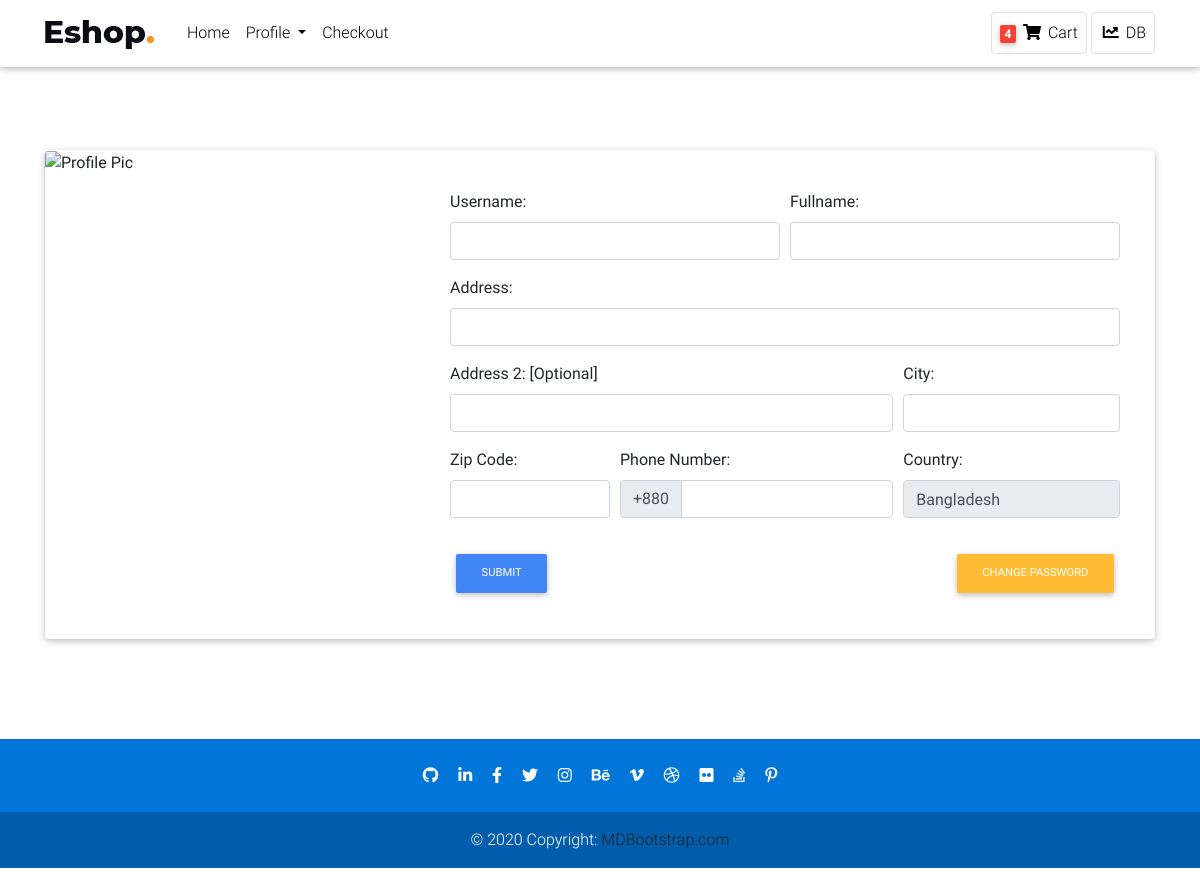
/account/profile/ (signed in), run on an earlier commit of the app's database.
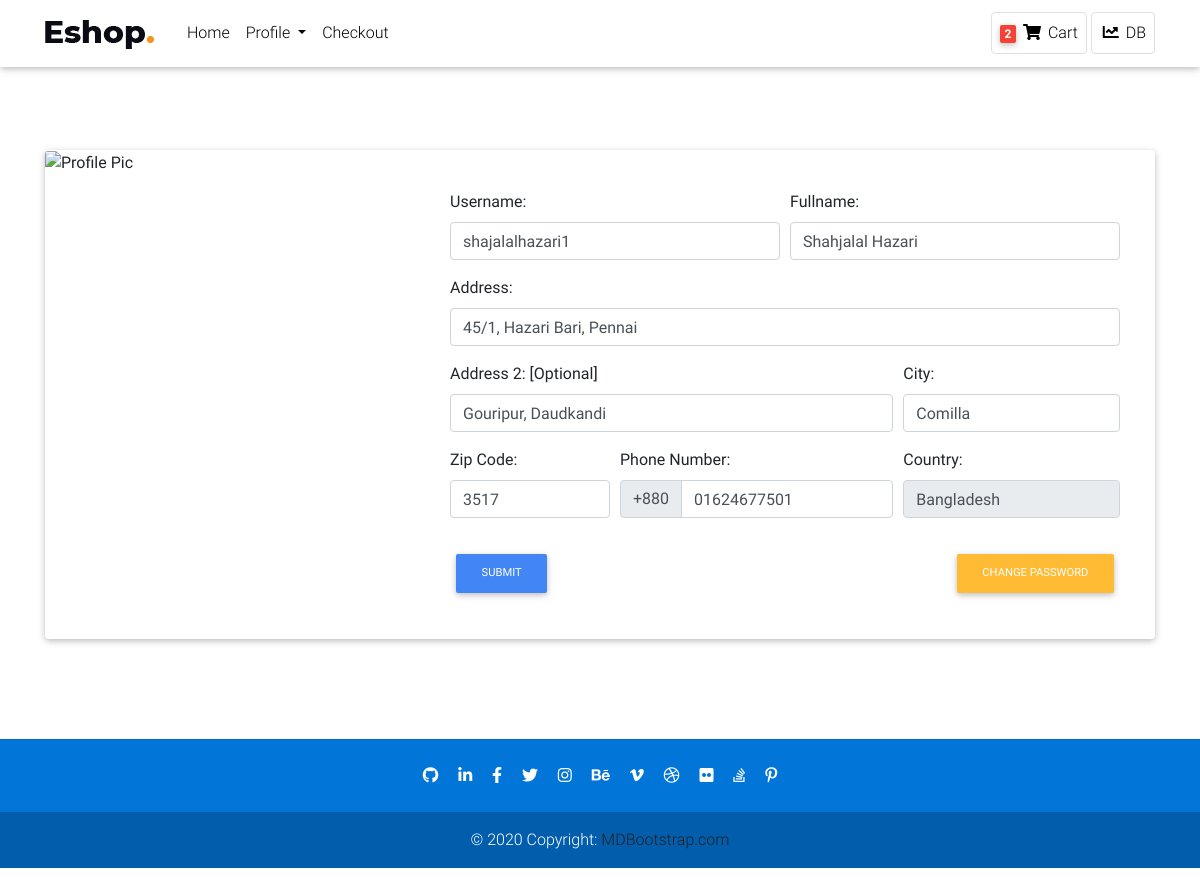
And on a later commit of the database.
### Account/models.py (models this page shows, shortened)
class User(AbstractBaseUser, PermissionsMixin):
    email = models.EmailField(unique=True, null=False)
    is_staff = models.BooleanField(
        _('Staff Status'),
        default=False,
        help_text=_("Degisnates whether the user can log in this site")
    )
    is_active = models.BooleanField(
        _("Active"),
        default=True,
        help_text=_("Deginates whether this user should be treated as active. Unselect this instead of deleting accounts.")
    )
    USERNAME_FIELD = 'email'
    objects = MyUserManager()

class Profile(models.Model):
    user = models.OneToOneField(User, on_delete=models.CASCADE, related_name='profile')
    username = models.CharField(max_length=264, blank=True)
    fullname = models.CharField(max_length=264, blank=True)
    address_1 = models.CharField(max_length=300, blank=True)
    address_2 = models.CharField(max_length=300, blank=True)
    city = models.CharField(max_length=50, blank=True)
    zipcode = models.CharField(max_length=10, blank=True)
    phone = models.CharField(max_length=20, blank=True)
    country = models.CharField(max_length=50, blank=True)
    joined = models.DateTimeField(auto_now_add=True)

### Order/models.py (models this page shows, shortened)
class Order(models.Model):
    orderitems = models.ManyToManyField(Cart)
    user = models.ForeignKey(settings.AUTH_USER_MODEL, on_delete=models.CASCADE, related_name='order')
    ordered = models.BooleanField(default=False)
    paymentId = models.CharField(max_length=264, blank=True, null=True)
    orderId = models.CharField(max_length=200, blank=True, null=True)
    created = models.DateTimeField(auto_now_add=True)

### Account/views.py (the view)
# urls.py: path('profile/', views.profile, name='profile'),
@login_required
def profile(request):
    profile = Profile.objects.get(user=request.user)
    form = ProfileForm(instance=profile)
    if request.method == "POST":
        form = ProfileForm(request.POST, instance=profile)
        if form.is_valid():
            form.save()
            form = ProfileForm(instance=profile)
            messages.success(request, 'Changed Successfully!!!')
    return render(request, 'Account/profile.html', {'form':form})

### Account/forms.py
class ProfileForm(forms.ModelForm):
    username = forms.CharField(required=False, widget=forms.TextInput(attrs={'class': "form-control"}))
    fullname = forms.CharField(label="", required=False, widget=forms.TextInput(attrs={'class': "form-control"}))
    address_1 = forms.CharField(label="", required=False, widget=forms.TextInput(attrs={'class': "form-control"}))
    address_2 = forms.CharField(label="", required=False, widget=forms.TextInput(attrs={'class': "form-control"}))
    city = forms.CharField(label="", required=False, widget=forms.TextInput(attrs={'class': "form-control"}))
    zipcode = forms.CharField(label="", required=False, widget=forms.TextInput(attrs={'class': "form-control"}))
    phone = forms.CharField(label="", required=False, widget=forms.TextInput(attrs={'class': "form-control"}))
    country = forms.CharField(label="", required=False, widget=forms.TextInput(attrs={'class': "form-control", 'value': "Bangladesh", 'readonly': 'readonly'}))
    class Meta:
        model = Profile
        fields = ['username', 'fullname', 'address_1', 'address_2', 'city', 'zipcode', 'phone', 'country']

### templates/Account/profile.html (shortened to what this page needs)
{% extends 'base.html' %}
{% load static %}
{% block BodyBlock %}
<div class="p-t-50 p-b-20">
  <div class="card">
    <div class="row no-gutters">
      <div class="col-md-4">
        <img
          src="https://images.pexels.com/photos/3585648/pexels-photo-3585648.jpeg?auto=compress&cs=tinysrgb&dpr=1&w=500"
          class="card-img" alt="Profile Pic" style="width:100%; height:490px;">
      </div>
      <div class="col-md-8">
        <div class="card-body" style="margin:20px 15px;">
          <form method="POST">
            <div class="form-row">
              <div class="form-group col-md-6">
                <label>Username:</label>
                {{ form.username }}
              </div>
              <div class="form-group col-md-6">
                <label>Fullname:</label>
                {{ form.fullname }}
              </div>
            </div>
            <div class="form-group">
              <label>Address:</label>
              {{ form.address_1 }}
            </div>
            <div class="form-row">
              <div class="form-group col-md-8">
                <label>Address 2: [Optional]</label>
                {{ form.address_2 }}
              </div>
              <div class="form-group col-md-4">
                <label>City:</label>
                {{ form.city }}
              </div>
            </div>
            <div class="form-row">
              <div class="form-group col-md-3">
                <label>Zip Code:</label>
                {{ form.zipcode }}
              </div>
              <div class="form-group col-md-5">
                <label>Phone Number:</label>
                <div class="input-group is-invalid">
                <div class="input-group-prepend">
                  <span class="input-group-text">+880</span>
                </div>
                {{ form.phone }}
              </div>
              </div>
              <div class="form-group col-md-4">
                <label>Country:</label>
                {{ form.country }}
              </div>
            </div>
            <button type="submit" class="btn btn-primary btn-md m-t-20">Submit</button>
            <a href="{% url 'account:change_pass' %}" class="btn btn-warning btn-md float-right m-t-20">Change Password</a>
          </form>
        </div>
      </div>
    </div>
  </div>
</div>
{% endblock  %}

### templates/navbar.html (shortened to what this page needs)
{% load static %}
{% load cart_tag %}
<nav class="navbar fixed-top navbar-expand-lg navbar-light white scrolling-navbar">
    <div class="container">
        <a class="navbar-brand waves-effect" href="{% url 'store:home' %}">
            <img src="{% static 'img/logo.png' %}" class="mr-2" alt="Eshop">
        </a>
        <div class="collapse navbar-collapse" id="navbarSupportedContent">
            <ul class="navbar-nav mr-auto">
                <li class="nav-item">
                    <a class="nav-link waves-effect" href="{% url 'store:home' %}">Home</a>
                </li>
                {% if request.user.is_authenticated %}
                    <li class="nav-item mr-3 mr-lg-0 dropdown">
                        <a class="nav-link dropdown-toggle" href="#" id="navbarDropdown" role="button" data-toggle="dropdown" aria-expanded="false">
                            Profile
                        </a>
                    </li>
                    <li class="nav-item">
                        <a class="nav-link waves-effect" href="{% url 'payment:checkout' %}">Checkout</a>
                    </li>
                {% endif %}
            </ul>
            {% if request.user.is_authenticated %}
                <ul class="navbar-nav d-flex flex-row">
                    <li class="nav-item mr-3 mr-lg-0">
                        <a href="{% url 'order:cart' %}" class="nav-link border border-light rounded waves-effect">
                            <span class="badge red z-depth-1">{{ request.user | item_total }}</span>
                            <i class="fas fa-shopping-cart mr-1"></i>Cart
                        </a>
                    </li>
                    {% if request.user.is_staff %}
                        <li class="nav-item">
                            <a href="http://127.0.0.1:8000/admin/" class="nav-link border border-light rounded waves-effect ml-1" target="_blank">
                                <i class="fas fa-chart-line"></i> DB
                            </a>
                        </li>
                    {% endif %}
                </ul>
            {% endif %}
        </div>
    </div>
</nav>

What changed in the data, as far as the page shows it:
computed for User: user|item_total "4" → "2"
changed Profile "Bangladesh": username (not shown) → "shajalalhazari1"; fullname (not shown) → "Shahjalal Hazari"; address_1 (not shown) → "45/1, Hazari Bari, Pennai"; address_2 (not shown) → "Gouripur, Daudkandi"; city (not shown) → "Comilla"; zipcode (not shown) → "3517"; phone (not shown) → "01624677501"
